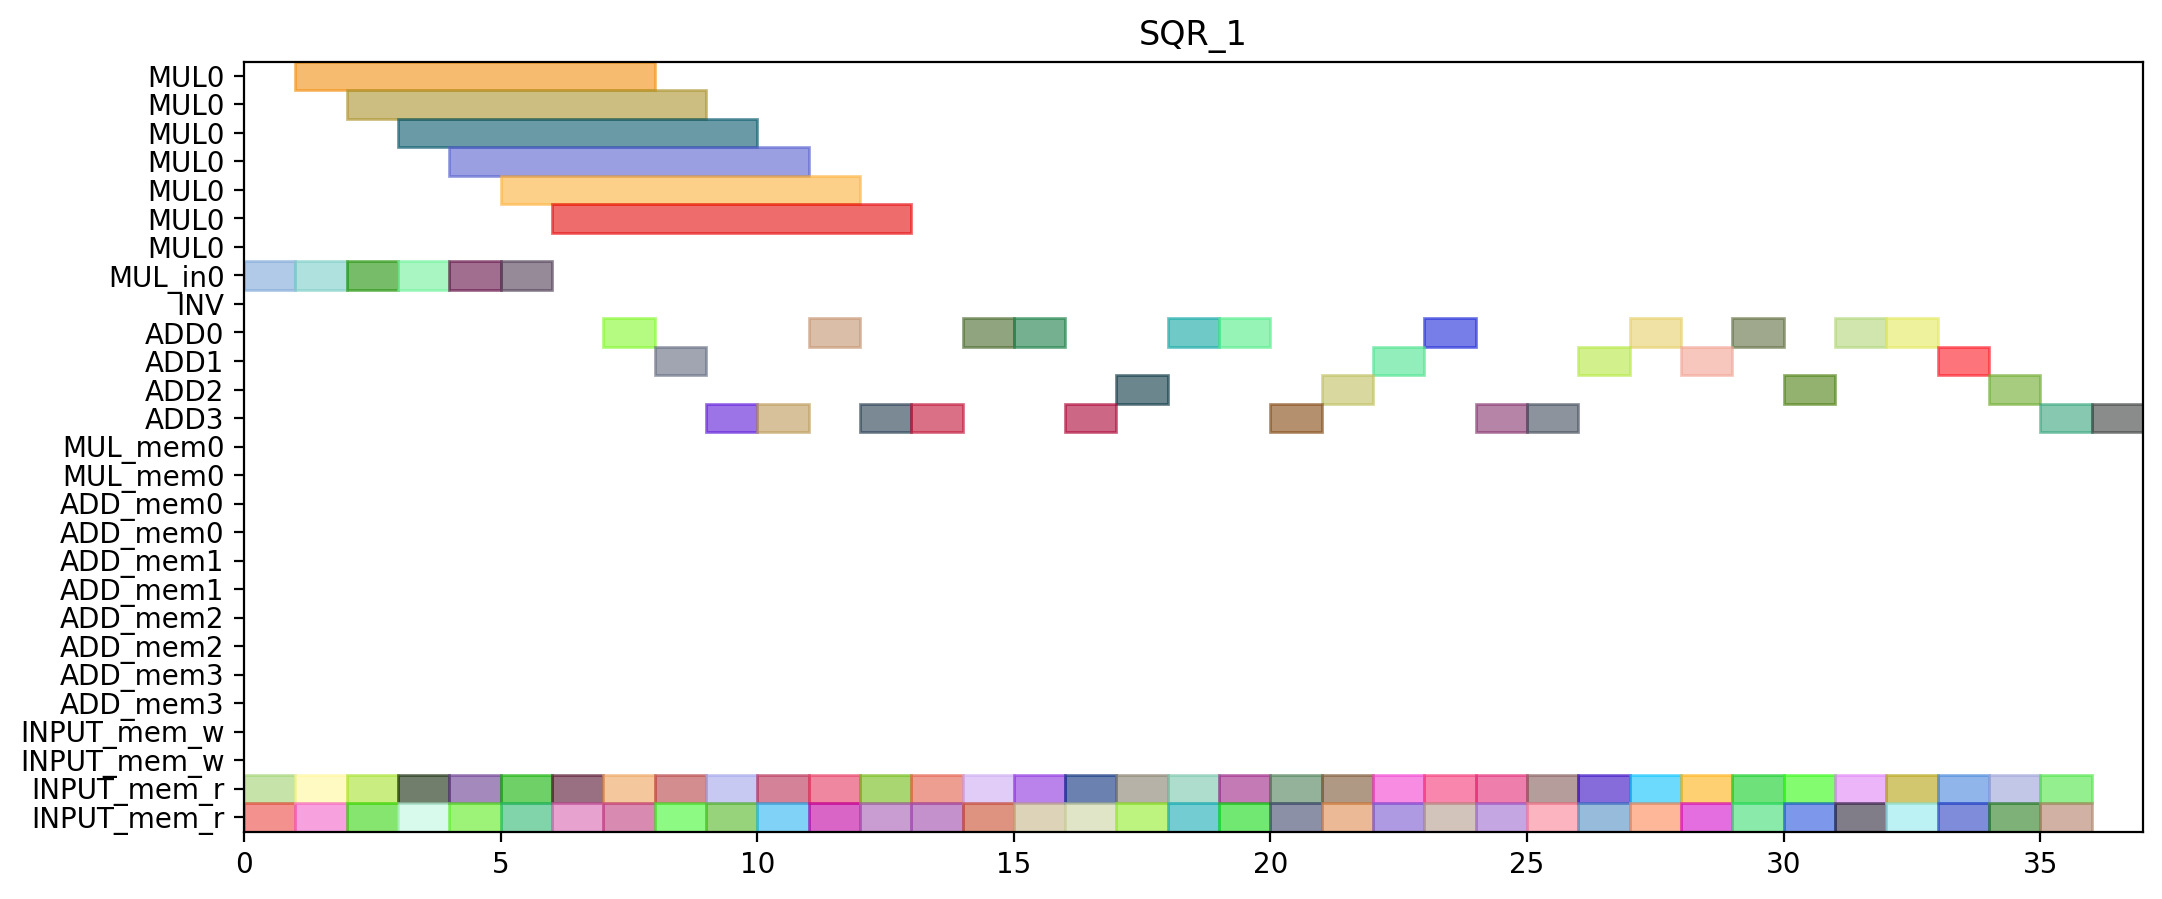

Write the Python code that produced this figure.
from pyschedule import Scenario, solvers, plotters, alt


def solve():
	horizon = 121
	S = Scenario("SQR_1", horizon=horizon)

	# resource
	MUL = S.Resources('MUL', num=1, size=7)
	MUL_in = S.Resources('MUL_in', num=1)
	INV = S.Resource('INV')
	ADD = S.Resources('ADD', num=4, periods=range(1, horizon))
	MUL_mem = S.Resources('MUL_mem', num=1, size=2)
	ADD_mem = S.Resources('ADD_mem', num=4, size=2)
	INPUT_mem_w = S.Resource('INPUT_mem_w', size=2)
	INPUT_mem_r = S.Resource('INPUT_mem_r', size=2)

	# result of previous scheduling
	c_t2_t3_t1_in = S.Task('c_t2_t3_t1_in', length=1, delay_cost=1)
	S += c_t2_t3_t1_in >= 0
	c_t2_t3_t1_in += MUL_in[0]

	c_t2_t3_t1_mem0 = S.Task('c_t2_t3_t1_mem0', length=1, delay_cost=1)
	S += c_t2_t3_t1_mem0 >= 0
	c_t2_t3_t1_mem0 += INPUT_mem_r

	c_t2_t3_t1_mem1 = S.Task('c_t2_t3_t1_mem1', length=1, delay_cost=1)
	S += c_t2_t3_t1_mem1 >= 0
	c_t2_t3_t1_mem1 += INPUT_mem_r

	c_t2_t3_t0_in = S.Task('c_t2_t3_t0_in', length=1, delay_cost=1)
	S += c_t2_t3_t0_in >= 1
	c_t2_t3_t0_in += MUL_in[0]

	c_t2_t3_t0_mem0 = S.Task('c_t2_t3_t0_mem0', length=1, delay_cost=1)
	S += c_t2_t3_t0_mem0 >= 1
	c_t2_t3_t0_mem0 += INPUT_mem_r

	c_t2_t3_t0_mem1 = S.Task('c_t2_t3_t0_mem1', length=1, delay_cost=1)
	S += c_t2_t3_t0_mem1 >= 1
	c_t2_t3_t0_mem1 += INPUT_mem_r

	c_t2_t3_t1 = S.Task('c_t2_t3_t1', length=7, delay_cost=1)
	S += c_t2_t3_t1 >= 1
	c_t2_t3_t1 += MUL[0]

	c_t1_t3_t1_in = S.Task('c_t1_t3_t1_in', length=1, delay_cost=1)
	S += c_t1_t3_t1_in >= 2
	c_t1_t3_t1_in += MUL_in[0]

	c_t1_t3_t1_mem0 = S.Task('c_t1_t3_t1_mem0', length=1, delay_cost=1)
	S += c_t1_t3_t1_mem0 >= 2
	c_t1_t3_t1_mem0 += INPUT_mem_r

	c_t1_t3_t1_mem1 = S.Task('c_t1_t3_t1_mem1', length=1, delay_cost=1)
	S += c_t1_t3_t1_mem1 >= 2
	c_t1_t3_t1_mem1 += INPUT_mem_r

	c_t2_t3_t0 = S.Task('c_t2_t3_t0', length=7, delay_cost=1)
	S += c_t2_t3_t0 >= 2
	c_t2_t3_t0 += MUL[0]

	c_t1_t3_t0_in = S.Task('c_t1_t3_t0_in', length=1, delay_cost=1)
	S += c_t1_t3_t0_in >= 3
	c_t1_t3_t0_in += MUL_in[0]

	c_t1_t3_t0_mem0 = S.Task('c_t1_t3_t0_mem0', length=1, delay_cost=1)
	S += c_t1_t3_t0_mem0 >= 3
	c_t1_t3_t0_mem0 += INPUT_mem_r

	c_t1_t3_t0_mem1 = S.Task('c_t1_t3_t0_mem1', length=1, delay_cost=1)
	S += c_t1_t3_t0_mem1 >= 3
	c_t1_t3_t0_mem1 += INPUT_mem_r

	c_t1_t3_t1 = S.Task('c_t1_t3_t1', length=7, delay_cost=1)
	S += c_t1_t3_t1 >= 3
	c_t1_t3_t1 += MUL[0]

	c_t0_t3_t1_in = S.Task('c_t0_t3_t1_in', length=1, delay_cost=1)
	S += c_t0_t3_t1_in >= 4
	c_t0_t3_t1_in += MUL_in[0]

	c_t0_t3_t1_mem0 = S.Task('c_t0_t3_t1_mem0', length=1, delay_cost=1)
	S += c_t0_t3_t1_mem0 >= 4
	c_t0_t3_t1_mem0 += INPUT_mem_r

	c_t0_t3_t1_mem1 = S.Task('c_t0_t3_t1_mem1', length=1, delay_cost=1)
	S += c_t0_t3_t1_mem1 >= 4
	c_t0_t3_t1_mem1 += INPUT_mem_r

	c_t1_t3_t0 = S.Task('c_t1_t3_t0', length=7, delay_cost=1)
	S += c_t1_t3_t0 >= 4
	c_t1_t3_t0 += MUL[0]

	c_t0_t3_t0_in = S.Task('c_t0_t3_t0_in', length=1, delay_cost=1)
	S += c_t0_t3_t0_in >= 5
	c_t0_t3_t0_in += MUL_in[0]

	c_t0_t3_t0_mem0 = S.Task('c_t0_t3_t0_mem0', length=1, delay_cost=1)
	S += c_t0_t3_t0_mem0 >= 5
	c_t0_t3_t0_mem0 += INPUT_mem_r

	c_t0_t3_t0_mem1 = S.Task('c_t0_t3_t0_mem1', length=1, delay_cost=1)
	S += c_t0_t3_t0_mem1 >= 5
	c_t0_t3_t0_mem1 += INPUT_mem_r

	c_t0_t3_t1 = S.Task('c_t0_t3_t1', length=7, delay_cost=1)
	S += c_t0_t3_t1 >= 5
	c_t0_t3_t1 += MUL[0]

	c_t0_t3_t0 = S.Task('c_t0_t3_t0', length=7, delay_cost=1)
	S += c_t0_t3_t0 >= 6
	c_t0_t3_t0 += MUL[0]

	c_t1_a1_1_mem0 = S.Task('c_t1_a1_1_mem0', length=1, delay_cost=1)
	S += c_t1_a1_1_mem0 >= 6
	c_t1_a1_1_mem0 += INPUT_mem_r

	c_t1_a1_1_mem1 = S.Task('c_t1_a1_1_mem1', length=1, delay_cost=1)
	S += c_t1_a1_1_mem1 >= 6
	c_t1_a1_1_mem1 += INPUT_mem_r

	c_t1_a1_1 = S.Task('c_t1_a1_1', length=1, delay_cost=1)
	S += c_t1_a1_1 >= 7
	c_t1_a1_1 += ADD[0]

	c_t4001_mem0 = S.Task('c_t4001_mem0', length=1, delay_cost=1)
	S += c_t4001_mem0 >= 7
	c_t4001_mem0 += INPUT_mem_r

	c_t4001_mem1 = S.Task('c_t4001_mem1', length=1, delay_cost=1)
	S += c_t4001_mem1 >= 7
	c_t4001_mem1 += INPUT_mem_r

	c_t4000_mem0 = S.Task('c_t4000_mem0', length=1, delay_cost=1)
	S += c_t4000_mem0 >= 8
	c_t4000_mem0 += INPUT_mem_r

	c_t4000_mem1 = S.Task('c_t4000_mem1', length=1, delay_cost=1)
	S += c_t4000_mem1 >= 8
	c_t4000_mem1 += INPUT_mem_r

	c_t4001 = S.Task('c_t4001', length=1, delay_cost=1)
	S += c_t4001 >= 8
	c_t4001 += ADD[1]

	c_t3011_mem0 = S.Task('c_t3011_mem0', length=1, delay_cost=1)
	S += c_t3011_mem0 >= 9
	c_t3011_mem0 += INPUT_mem_r

	c_t3011_mem1 = S.Task('c_t3011_mem1', length=1, delay_cost=1)
	S += c_t3011_mem1 >= 9
	c_t3011_mem1 += INPUT_mem_r

	c_t4000 = S.Task('c_t4000', length=1, delay_cost=1)
	S += c_t4000 >= 9
	c_t4000 += ADD[3]

	c_t1_t3_t2_mem0 = S.Task('c_t1_t3_t2_mem0', length=1, delay_cost=1)
	S += c_t1_t3_t2_mem0 >= 10
	c_t1_t3_t2_mem0 += INPUT_mem_r

	c_t1_t3_t2_mem1 = S.Task('c_t1_t3_t2_mem1', length=1, delay_cost=1)
	S += c_t1_t3_t2_mem1 >= 10
	c_t1_t3_t2_mem1 += INPUT_mem_r

	c_t3011 = S.Task('c_t3011', length=1, delay_cost=1)
	S += c_t3011 >= 10
	c_t3011 += ADD[3]

	c_t0_t10_mem0 = S.Task('c_t0_t10_mem0', length=1, delay_cost=1)
	S += c_t0_t10_mem0 >= 11
	c_t0_t10_mem0 += INPUT_mem_r

	c_t0_t10_mem1 = S.Task('c_t0_t10_mem1', length=1, delay_cost=1)
	S += c_t0_t10_mem1 >= 11
	c_t0_t10_mem1 += INPUT_mem_r

	c_t1_t3_t2 = S.Task('c_t1_t3_t2', length=1, delay_cost=1)
	S += c_t1_t3_t2 >= 11
	c_t1_t3_t2 += ADD[0]

	c_t0_t10 = S.Task('c_t0_t10', length=1, delay_cost=1)
	S += c_t0_t10 >= 12
	c_t0_t10 += ADD[3]

	c_t1_t10_mem0 = S.Task('c_t1_t10_mem0', length=1, delay_cost=1)
	S += c_t1_t10_mem0 >= 12
	c_t1_t10_mem0 += INPUT_mem_r

	c_t1_t10_mem1 = S.Task('c_t1_t10_mem1', length=1, delay_cost=1)
	S += c_t1_t10_mem1 >= 12
	c_t1_t10_mem1 += INPUT_mem_r

	c_t1_t10 = S.Task('c_t1_t10', length=1, delay_cost=1)
	S += c_t1_t10 >= 13
	c_t1_t10 += ADD[3]

	c_t1_t11_mem0 = S.Task('c_t1_t11_mem0', length=1, delay_cost=1)
	S += c_t1_t11_mem0 >= 13
	c_t1_t11_mem0 += INPUT_mem_r

	c_t1_t11_mem1 = S.Task('c_t1_t11_mem1', length=1, delay_cost=1)
	S += c_t1_t11_mem1 >= 13
	c_t1_t11_mem1 += INPUT_mem_r

	c_t0_t3_t3_mem0 = S.Task('c_t0_t3_t3_mem0', length=1, delay_cost=1)
	S += c_t0_t3_t3_mem0 >= 14
	c_t0_t3_t3_mem0 += INPUT_mem_r

	c_t0_t3_t3_mem1 = S.Task('c_t0_t3_t3_mem1', length=1, delay_cost=1)
	S += c_t0_t3_t3_mem1 >= 14
	c_t0_t3_t3_mem1 += INPUT_mem_r

	c_t1_t11 = S.Task('c_t1_t11', length=1, delay_cost=1)
	S += c_t1_t11 >= 14
	c_t1_t11 += ADD[0]

	c_t0_t3_t3 = S.Task('c_t0_t3_t3', length=1, delay_cost=1)
	S += c_t0_t3_t3 >= 15
	c_t0_t3_t3 += ADD[0]

	c_t3001_mem0 = S.Task('c_t3001_mem0', length=1, delay_cost=1)
	S += c_t3001_mem0 >= 15
	c_t3001_mem0 += INPUT_mem_r

	c_t3001_mem1 = S.Task('c_t3001_mem1', length=1, delay_cost=1)
	S += c_t3001_mem1 >= 15
	c_t3001_mem1 += INPUT_mem_r

	c_t2_t3_t3_mem0 = S.Task('c_t2_t3_t3_mem0', length=1, delay_cost=1)
	S += c_t2_t3_t3_mem0 >= 16
	c_t2_t3_t3_mem0 += INPUT_mem_r

	c_t2_t3_t3_mem1 = S.Task('c_t2_t3_t3_mem1', length=1, delay_cost=1)
	S += c_t2_t3_t3_mem1 >= 16
	c_t2_t3_t3_mem1 += INPUT_mem_r

	c_t3001 = S.Task('c_t3001', length=1, delay_cost=1)
	S += c_t3001 >= 16
	c_t3001 += ADD[3]

	c_t0_t11_mem0 = S.Task('c_t0_t11_mem0', length=1, delay_cost=1)
	S += c_t0_t11_mem0 >= 17
	c_t0_t11_mem0 += INPUT_mem_r

	c_t0_t11_mem1 = S.Task('c_t0_t11_mem1', length=1, delay_cost=1)
	S += c_t0_t11_mem1 >= 17
	c_t0_t11_mem1 += INPUT_mem_r

	c_t2_t3_t3 = S.Task('c_t2_t3_t3', length=1, delay_cost=1)
	S += c_t2_t3_t3 >= 17
	c_t2_t3_t3 += ADD[2]

	c_t0_a1_0_mem0 = S.Task('c_t0_a1_0_mem0', length=1, delay_cost=1)
	S += c_t0_a1_0_mem0 >= 18
	c_t0_a1_0_mem0 += INPUT_mem_r

	c_t0_a1_0_mem1 = S.Task('c_t0_a1_0_mem1', length=1, delay_cost=1)
	S += c_t0_a1_0_mem1 >= 18
	c_t0_a1_0_mem1 += INPUT_mem_r

	c_t0_t11 = S.Task('c_t0_t11', length=1, delay_cost=1)
	S += c_t0_t11 >= 18
	c_t0_t11 += ADD[0]

	c_t0_a1_0 = S.Task('c_t0_a1_0', length=1, delay_cost=1)
	S += c_t0_a1_0 >= 19
	c_t0_a1_0 += ADD[0]

	c_t3000_mem0 = S.Task('c_t3000_mem0', length=1, delay_cost=1)
	S += c_t3000_mem0 >= 19
	c_t3000_mem0 += INPUT_mem_r

	c_t3000_mem1 = S.Task('c_t3000_mem1', length=1, delay_cost=1)
	S += c_t3000_mem1 >= 19
	c_t3000_mem1 += INPUT_mem_r

	c_t0_t3_t2_mem0 = S.Task('c_t0_t3_t2_mem0', length=1, delay_cost=1)
	S += c_t0_t3_t2_mem0 >= 20
	c_t0_t3_t2_mem0 += INPUT_mem_r

	c_t0_t3_t2_mem1 = S.Task('c_t0_t3_t2_mem1', length=1, delay_cost=1)
	S += c_t0_t3_t2_mem1 >= 20
	c_t0_t3_t2_mem1 += INPUT_mem_r

	c_t3000 = S.Task('c_t3000', length=1, delay_cost=1)
	S += c_t3000 >= 20
	c_t3000 += ADD[3]

	c_t0_t3_t2 = S.Task('c_t0_t3_t2', length=1, delay_cost=1)
	S += c_t0_t3_t2 >= 21
	c_t0_t3_t2 += ADD[2]

	c_t3010_mem0 = S.Task('c_t3010_mem0', length=1, delay_cost=1)
	S += c_t3010_mem0 >= 21
	c_t3010_mem0 += INPUT_mem_r

	c_t3010_mem1 = S.Task('c_t3010_mem1', length=1, delay_cost=1)
	S += c_t3010_mem1 >= 21
	c_t3010_mem1 += INPUT_mem_r

	c_t1_a1_0_mem0 = S.Task('c_t1_a1_0_mem0', length=1, delay_cost=1)
	S += c_t1_a1_0_mem0 >= 22
	c_t1_a1_0_mem0 += INPUT_mem_r

	c_t1_a1_0_mem1 = S.Task('c_t1_a1_0_mem1', length=1, delay_cost=1)
	S += c_t1_a1_0_mem1 >= 22
	c_t1_a1_0_mem1 += INPUT_mem_r

	c_t3010 = S.Task('c_t3010', length=1, delay_cost=1)
	S += c_t3010 >= 22
	c_t3010 += ADD[1]

	c_t1_a1_0 = S.Task('c_t1_a1_0', length=1, delay_cost=1)
	S += c_t1_a1_0 >= 23
	c_t1_a1_0 += ADD[0]

	c_t2_t3_t2_mem0 = S.Task('c_t2_t3_t2_mem0', length=1, delay_cost=1)
	S += c_t2_t3_t2_mem0 >= 23
	c_t2_t3_t2_mem0 += INPUT_mem_r

	c_t2_t3_t2_mem1 = S.Task('c_t2_t3_t2_mem1', length=1, delay_cost=1)
	S += c_t2_t3_t2_mem1 >= 23
	c_t2_t3_t2_mem1 += INPUT_mem_r

	c_t2_t11_mem0 = S.Task('c_t2_t11_mem0', length=1, delay_cost=1)
	S += c_t2_t11_mem0 >= 24
	c_t2_t11_mem0 += INPUT_mem_r

	c_t2_t11_mem1 = S.Task('c_t2_t11_mem1', length=1, delay_cost=1)
	S += c_t2_t11_mem1 >= 24
	c_t2_t11_mem1 += INPUT_mem_r

	c_t2_t3_t2 = S.Task('c_t2_t3_t2', length=1, delay_cost=1)
	S += c_t2_t3_t2 >= 24
	c_t2_t3_t2 += ADD[3]

	c_t2_t10_mem0 = S.Task('c_t2_t10_mem0', length=1, delay_cost=1)
	S += c_t2_t10_mem0 >= 25
	c_t2_t10_mem0 += INPUT_mem_r

	c_t2_t10_mem1 = S.Task('c_t2_t10_mem1', length=1, delay_cost=1)
	S += c_t2_t10_mem1 >= 25
	c_t2_t10_mem1 += INPUT_mem_r

	c_t2_t11 = S.Task('c_t2_t11', length=1, delay_cost=1)
	S += c_t2_t11 >= 25
	c_t2_t11 += ADD[3]

	c_t2_a1_1_mem0 = S.Task('c_t2_a1_1_mem0', length=1, delay_cost=1)
	S += c_t2_a1_1_mem0 >= 26
	c_t2_a1_1_mem0 += INPUT_mem_r

	c_t2_a1_1_mem1 = S.Task('c_t2_a1_1_mem1', length=1, delay_cost=1)
	S += c_t2_a1_1_mem1 >= 26
	c_t2_a1_1_mem1 += INPUT_mem_r

	c_t2_t10 = S.Task('c_t2_t10', length=1, delay_cost=1)
	S += c_t2_t10 >= 26
	c_t2_t10 += ADD[1]

	c_t0_a1_1_mem0 = S.Task('c_t0_a1_1_mem0', length=1, delay_cost=1)
	S += c_t0_a1_1_mem0 >= 27
	c_t0_a1_1_mem0 += INPUT_mem_r

	c_t0_a1_1_mem1 = S.Task('c_t0_a1_1_mem1', length=1, delay_cost=1)
	S += c_t0_a1_1_mem1 >= 27
	c_t0_a1_1_mem1 += INPUT_mem_r

	c_t2_a1_1 = S.Task('c_t2_a1_1', length=1, delay_cost=1)
	S += c_t2_a1_1 >= 27
	c_t2_a1_1 += ADD[0]

	c_t0_a1_1 = S.Task('c_t0_a1_1', length=1, delay_cost=1)
	S += c_t0_a1_1 >= 28
	c_t0_a1_1 += ADD[1]

	c_t2_a1_0_mem0 = S.Task('c_t2_a1_0_mem0', length=1, delay_cost=1)
	S += c_t2_a1_0_mem0 >= 28
	c_t2_a1_0_mem0 += INPUT_mem_r

	c_t2_a1_0_mem1 = S.Task('c_t2_a1_0_mem1', length=1, delay_cost=1)
	S += c_t2_a1_0_mem1 >= 28
	c_t2_a1_0_mem1 += INPUT_mem_r

	c_t1_t3_t3_mem0 = S.Task('c_t1_t3_t3_mem0', length=1, delay_cost=1)
	S += c_t1_t3_t3_mem0 >= 29
	c_t1_t3_t3_mem0 += INPUT_mem_r

	c_t1_t3_t3_mem1 = S.Task('c_t1_t3_t3_mem1', length=1, delay_cost=1)
	S += c_t1_t3_t3_mem1 >= 29
	c_t1_t3_t3_mem1 += INPUT_mem_r

	c_t2_a1_0 = S.Task('c_t2_a1_0', length=1, delay_cost=1)
	S += c_t2_a1_0 >= 29
	c_t2_a1_0 += ADD[0]

	c_t1_t3_t3 = S.Task('c_t1_t3_t3', length=1, delay_cost=1)
	S += c_t1_t3_t3 >= 30
	c_t1_t3_t3 += ADD[2]


	# new tasks
	c_t4010 = S.Task('c_t4010', length=1, delay_cost=1)
	c_t4010 += alt(ADD)

	c_t4010_mem0 = S.Task('c_t4010_mem0', length=1, delay_cost=1)
	c_t4010_mem0 += INPUT_mem_r
	S += c_t4010_mem0 <= c_t4010

	c_t4010_mem1 = S.Task('c_t4010_mem1', length=1, delay_cost=1)
	c_t4010_mem1 += INPUT_mem_r
	S += c_t4010_mem1 <= c_t4010

	c_t4011 = S.Task('c_t4011', length=1, delay_cost=1)
	c_t4011 += alt(ADD)

	c_t4011_mem0 = S.Task('c_t4011_mem0', length=1, delay_cost=1)
	c_t4011_mem0 += INPUT_mem_r
	S += c_t4011_mem0 <= c_t4011

	c_t4011_mem1 = S.Task('c_t4011_mem1', length=1, delay_cost=1)
	c_t4011_mem1 += INPUT_mem_r
	S += c_t4011_mem1 <= c_t4011

	c_t5000 = S.Task('c_t5000', length=1, delay_cost=1)
	c_t5000 += alt(ADD)

	c_t5000_mem0 = S.Task('c_t5000_mem0', length=1, delay_cost=1)
	c_t5000_mem0 += INPUT_mem_r
	S += c_t5000_mem0 <= c_t5000

	c_t5000_mem1 = S.Task('c_t5000_mem1', length=1, delay_cost=1)
	c_t5000_mem1 += INPUT_mem_r
	S += c_t5000_mem1 <= c_t5000

	c_t5001 = S.Task('c_t5001', length=1, delay_cost=1)
	c_t5001 += alt(ADD)

	c_t5001_mem0 = S.Task('c_t5001_mem0', length=1, delay_cost=1)
	c_t5001_mem0 += INPUT_mem_r
	S += c_t5001_mem0 <= c_t5001

	c_t5001_mem1 = S.Task('c_t5001_mem1', length=1, delay_cost=1)
	c_t5001_mem1 += INPUT_mem_r
	S += c_t5001_mem1 <= c_t5001

	c_t5010 = S.Task('c_t5010', length=1, delay_cost=1)
	c_t5010 += alt(ADD)

	c_t5010_mem0 = S.Task('c_t5010_mem0', length=1, delay_cost=1)
	c_t5010_mem0 += INPUT_mem_r
	S += c_t5010_mem0 <= c_t5010

	c_t5010_mem1 = S.Task('c_t5010_mem1', length=1, delay_cost=1)
	c_t5010_mem1 += INPUT_mem_r
	S += c_t5010_mem1 <= c_t5010

	c_t5011 = S.Task('c_t5011', length=1, delay_cost=1)
	c_t5011 += alt(ADD)

	c_t5011_mem0 = S.Task('c_t5011_mem0', length=1, delay_cost=1)
	c_t5011_mem0 += INPUT_mem_r
	S += c_t5011_mem0 <= c_t5011

	c_t5011_mem1 = S.Task('c_t5011_mem1', length=1, delay_cost=1)
	c_t5011_mem1 += INPUT_mem_r
	S += c_t5011_mem1 <= c_t5011

	solvers.mip.solve(S,msg=1,kind='CPLEX',ratio_gap=1.01)

	solution = [['hoge']*len(S.solution()[1]) for i in range(len(S.solution()))]
	for i in range(len(S.solution())):
		for j in range(len(S.solution()[i])):
			solution[i][j]=str(S.solution()[i][j])
	print(solution)

	cycles = int(solution[-1][3])

	pic_file_name = "/home/mfukuda/pairing_automation_design2/bls12-440/scheduling/SQR_mul1_add4/SQR_1.png"
	if(S.solution() != []):
		plotters.matplotlib.plot(S,img_filename=pic_file_name, vertical_text=True, fig_size=(cycles*0.25+3, 5), show_task_labels=False)

	return solution
